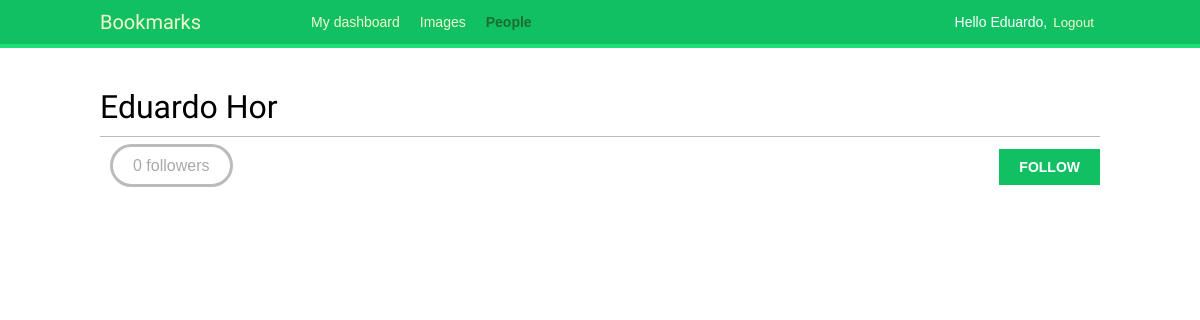
Page /account/users/eduardo/ (signed in) on the earlier database version.
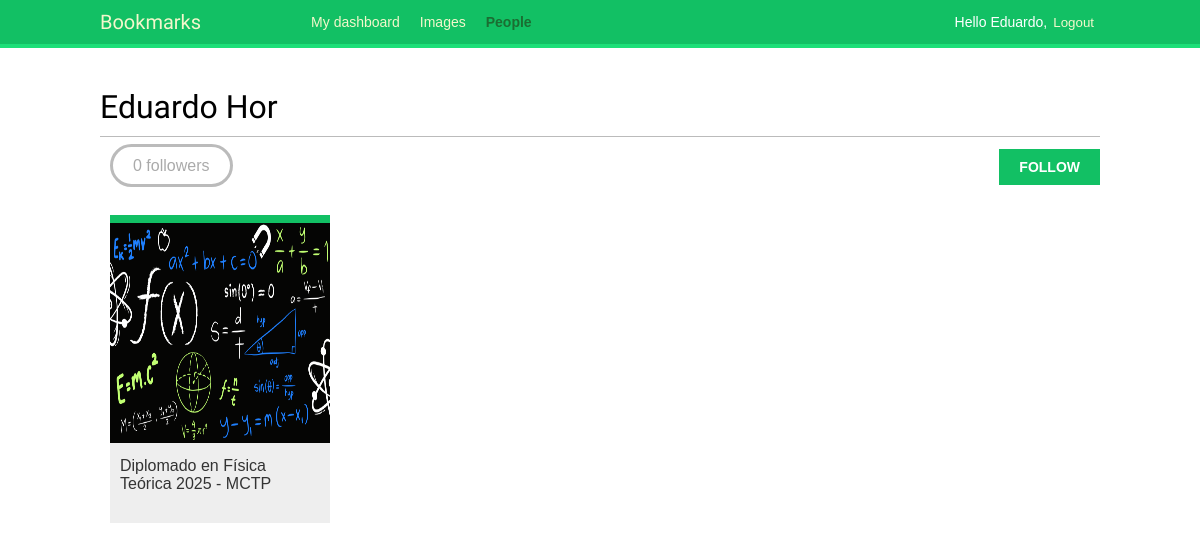
Same page on the later database version.
### images/models.py (models this page shows, shortened)
class Image(models.Model):
    user = models.ForeignKey(
        settings.AUTH_USER_MODEL,
        related_name="images_created",
        on_delete=models.CASCADE,
    )
    title = models.CharField(max_length=200)
    slug = models.SlugField(max_length=200, blank=True)
    url = models.URLField(max_length=2000)
    image = models.ImageField(upload_to="images/%Y/%m/%d/")
    description = models.TextField(blank=True)
    created = models.DateTimeField(auto_now_add=True)
    users_like = models.ManyToManyField(
        settings.AUTH_USER_MODEL,
        related_name="images_liked",
        blank=True,
    )
    total_likes = models.PositiveIntegerField(default=0)
    class Meta:
        indexes = [
            models.Index(fields=["-created"]),
            models.Index(fields=["-total_likes"]),
        ]
        ordering = ["-created"]
    def get_absolute_url(self):
        return reverse("images:detail", args=[self.id, self.slug])

### account/views.py (the view)
# urls.py: path("users/<username>/", views.user_detail, name="user_detail"),
@login_required
def user_detail(request, username):
    user = get_object_or_404(User, username=username, is_active=True)
    return render(
        request, "account/user/detail.html", {"section": "people", "user": user}
    )

### account/templates/account/user/detail.html (shortened to what this page needs)
{% extends "base.html" %}
{% load thumbnail %}
{% block content %}
  <h1>{{ user.get_full_name }}</h1>
  {% with total_followers=user.followers.count %}
    <span class="count">
      <span class="total">{{ total_followers }}</span>
      follower{{ total_followers|pluralize }}
    </span>
    <a href="#" data-id="{{ user.id }}" data-action="{% if request.user in user.followers.all %}un{% endif %}follow" class="follow button">
      {% if request.user not in user.followers.all %}
        Follow
      {% else %}
        Unfollow
      {% endif %}
    </a>
    <div id="image-list" class="image-container">
      {% include "images/image/list_images.html" with images=user.images_created.all %}
    </div>
  {% endwith %}
{% endblock %}

### account/templates/base.html (shortened to what this page needs)
{% load static %}
<!DOCTYPE html>
<html>
<head>
  <link href="{% static "css/base.css" %}" rel="stylesheet">
</head>
<body>
  <div id="header">
    <span class="logo">Bookmarks</span>
    {% if request.user.is_authenticated %}
      <ul class="menu">
        <li {% if section == "dashboard" %}class="selected"{% endif %}>
          <a href="{% url "dashboard" %}">My dashboard</a>
        </li>
        <li {% if section == "images" %}class="selected"{% endif %}>
          <a href="{% url "images:list" %}">Images</a>
        </li>
        <li {% if section == "people" %}class="selected"{% endif %}>
          <a href="{% url "user_list" %}">People</a>
        </li>
      </ul>
    {% endif %}
    <span class="user">
      {% if request.user.is_authenticated %}
        Hello {{ request.user.first_name|default:request.user.username }},
        <form action="{% url "logout" %}" method="post">
          <button type="submit">Logout</button>
        </form>
      {% else %}
        <a href="{% url "login" %}">Log-in</a>
      {% endif %}
    </span>
  </div>
  <div id="content">
    {% block content %}
    {% endblock %}
  </div>
</body>
</html>

### images/templates/images/image/list_images.html
{% load thumbnail %}
{% for image in images %}
  <div class="image">
    <a href="{{ image.get_absolute_url }}">
      {% thumbnail image.image 300x300 crop="smart" as im %}
      <a href="{{ image.get_absolute_url }}">
        <img src="{{ im.url }}">
      </a>
    </a>
    <div class="info">
      <a href="{{ image.get_absolute_url }}" class="title">
        {{ image.title }}
      </a>
    </div>
  </div>
{% endfor %}

### account/static/css/base.css (style rules this page uses)
body { margin:0; padding:0; font-family:helvetica, sans-serif; }
a { color:#12c064; text-decoration:none; }
h1, h2, h3, h4, h5 , h6 { font-family: 'Muli', sans-serif; font-weight:normal; }
h1 { border-bottom:1px solid #bbb; padding:0 0 10px 0; margin:10px 0 20px 0; }
#header { padding:10px 100px; font-size:14px; background:#12c064; color:#fff; border-bottom:4px solid #1cdf78; overflow:auto; }
#header .logo { font-family: 'Muli', sans-serif; float:left; color:#f3f7cc; font-size:20px; margin-right:10%; }
#header ul.menu { list-style:none; float:left; margin:0; padding:0; }
#header ul.menu li { float:left; padding:4px 10px; }
#header ul.menu li.selected a, #header ul.menu li.selected a:hover { color:#1b6d32; font-weight:bold; }
#header a { color:#f3f7cc; }
#header .user { float:right; padding-top:4px; }
#header .user form { display:inline; float:right; }
#header .user button { background:none; color:#f3f7cc; border:none; cursor:pointer; float:left; display:inline; }
#content { padding:30px 100px; }
form { overflow:auto; }
input[type=submit], a.button { font-weight:bold; background:#12c064; color:#fff; padding:10px 20px; font-size:14px; text-transform:uppercase; }
.count { color:#aaa; border:3px solid #bbb; border-radius:26px; padding:10px 20px; margin:20px 10px 0; }
a.like, a.follow { float:right; margin-top:-8px; }
#image-list { overflow:hidden; }
#image-list .image { float:left; width:220px; height:300px; margin:0 10px 10px 10px; border-top:8px solid #12c064; background:#eee; }
#image-list img { width:220px; height:220px; }
#image-list .info { padding:10px; }
#image-list .info a { color:#333; }
.image-container { margin-top:40px; }

Differences in the rows shown:
added Image: title "Diplomado en Física Teórica 2025 - MCTP"
